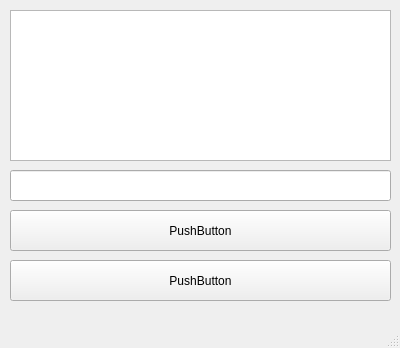
<?xml version="1.0" encoding="UTF-8"?>
<ui version="4.0">
 <class>Downloader</class>
 <widget class="QMainWindow" name="Downloader">
  <property name="geometry">
   <rect>
    <x>0</x>
    <y>0</y>
    <width>400</width>
    <height>348</height>
   </rect>
  </property>
  <property name="windowTitle">
   <string>MainWindow</string>
  </property>
  <widget class="QWidget" name="centralwidget">
   <widget class="QPlainTextEdit" name="plainTextEdit">
    <property name="geometry">
     <rect>
      <x>10</x>
      <y>10</y>
      <width>381</width>
      <height>151</height>
     </rect>
    </property>
    <property name="styleSheet">
     <string notr="true">QplainTextEdit{
border: 2px solid #A4004D
background-color: rgb(64, 64, 64);
color: white	
}</string>
    </property>
   </widget>
   <widget class="QLineEdit" name="lineEdit">
    <property name="geometry">
     <rect>
      <x>10</x>
      <y>170</y>
      <width>381</width>
      <height>31</height>
     </rect>
    </property>
    <property name="styleSheet">
     <string notr="true">QplainTextEdit{
border: 2px solid #A4004D
background-color: rgb(64, 64, 64);
color: white	
}

</string>
    </property>
   </widget>
   <widget class="QPushButton" name="pushButton">
    <property name="geometry">
     <rect>
      <x>10</x>
      <y>210</y>
      <width>381</width>
      <height>41</height>
     </rect>
    </property>
    <property name="text">
     <string>PushButton</string>
    </property>
   </widget>
   <widget class="QPushButton" name="pushButton_2">
    <property name="geometry">
     <rect>
      <x>10</x>
      <y>260</y>
      <width>381</width>
      <height>41</height>
     </rect>
    </property>
    <property name="text">
     <string>PushButton</string>
    </property>
   </widget>
  </widget>
  <widget class="QMenuBar" name="menubar">
   <property name="geometry">
    <rect>
     <x>0</x>
     <y>0</y>
     <width>400</width>
     <height>21</height>
    </rect>
   </property>
  </widget>
  <widget class="QStatusBar" name="statusbar"/>
 </widget>
 <resources/>
 <connections/>
</ui>
